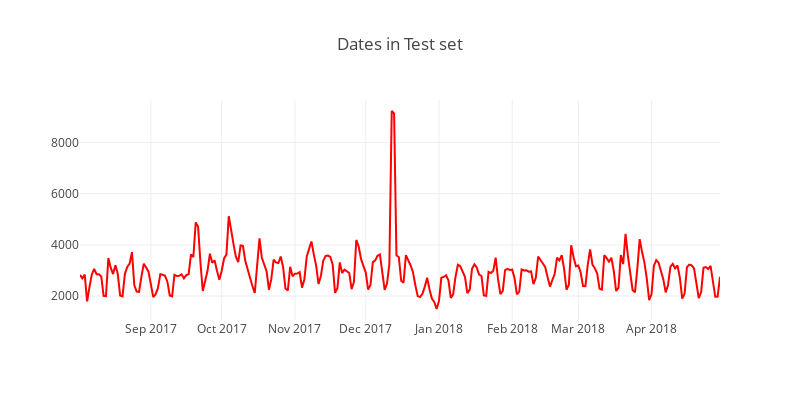

Notebook code cell kept with this figure:
### Markdown cell above
Inferences:

* We have data from 1 Aug, 2016 to 31 July, 2017 in our training dataset

* In Nov 2016, though there is an increase in the count of visitors, there is no increase in non-zero revenue counts during that time period. 

>Browsing for Christmas gifts?

### Code cell
#test['date'] = test['date'].apply(lambda x: datetime.date(int(str(x)[:4]), int(str(x)[4:6]), int(str(x)[6:])))
temp = test.groupby('date')['fullVisitorId'].size()


trace = scatter_plot(temp, 'red')

layout = go.Layout(
    height=400,
    width=800,
    #paper_bgcolor='rgb(233,233,233)',
    title='Dates in Test set'
)

data = [trace]
fig = go.Figure(data=data, layout=layout)
py.iplot(fig, filename="ActivationDate")

### Figure 1 — Plotly figure (JSON) as saved in the notebook; plotly's stock layout.template omitted (floating-point values rounded to 4 significant figures; data arrays with more than 128 entries replaced by an {"elided": "..."} marker saying what was removed)
{"data": [{"type": "scatter", "x": {"elided": "272 str values"}, "y": {"elided": "272 int values"}, "showlegend": false, "marker": {"color": "red"}}], "layout": {"height": 400, "width": 800, "title": "Dates in Test set"}}
